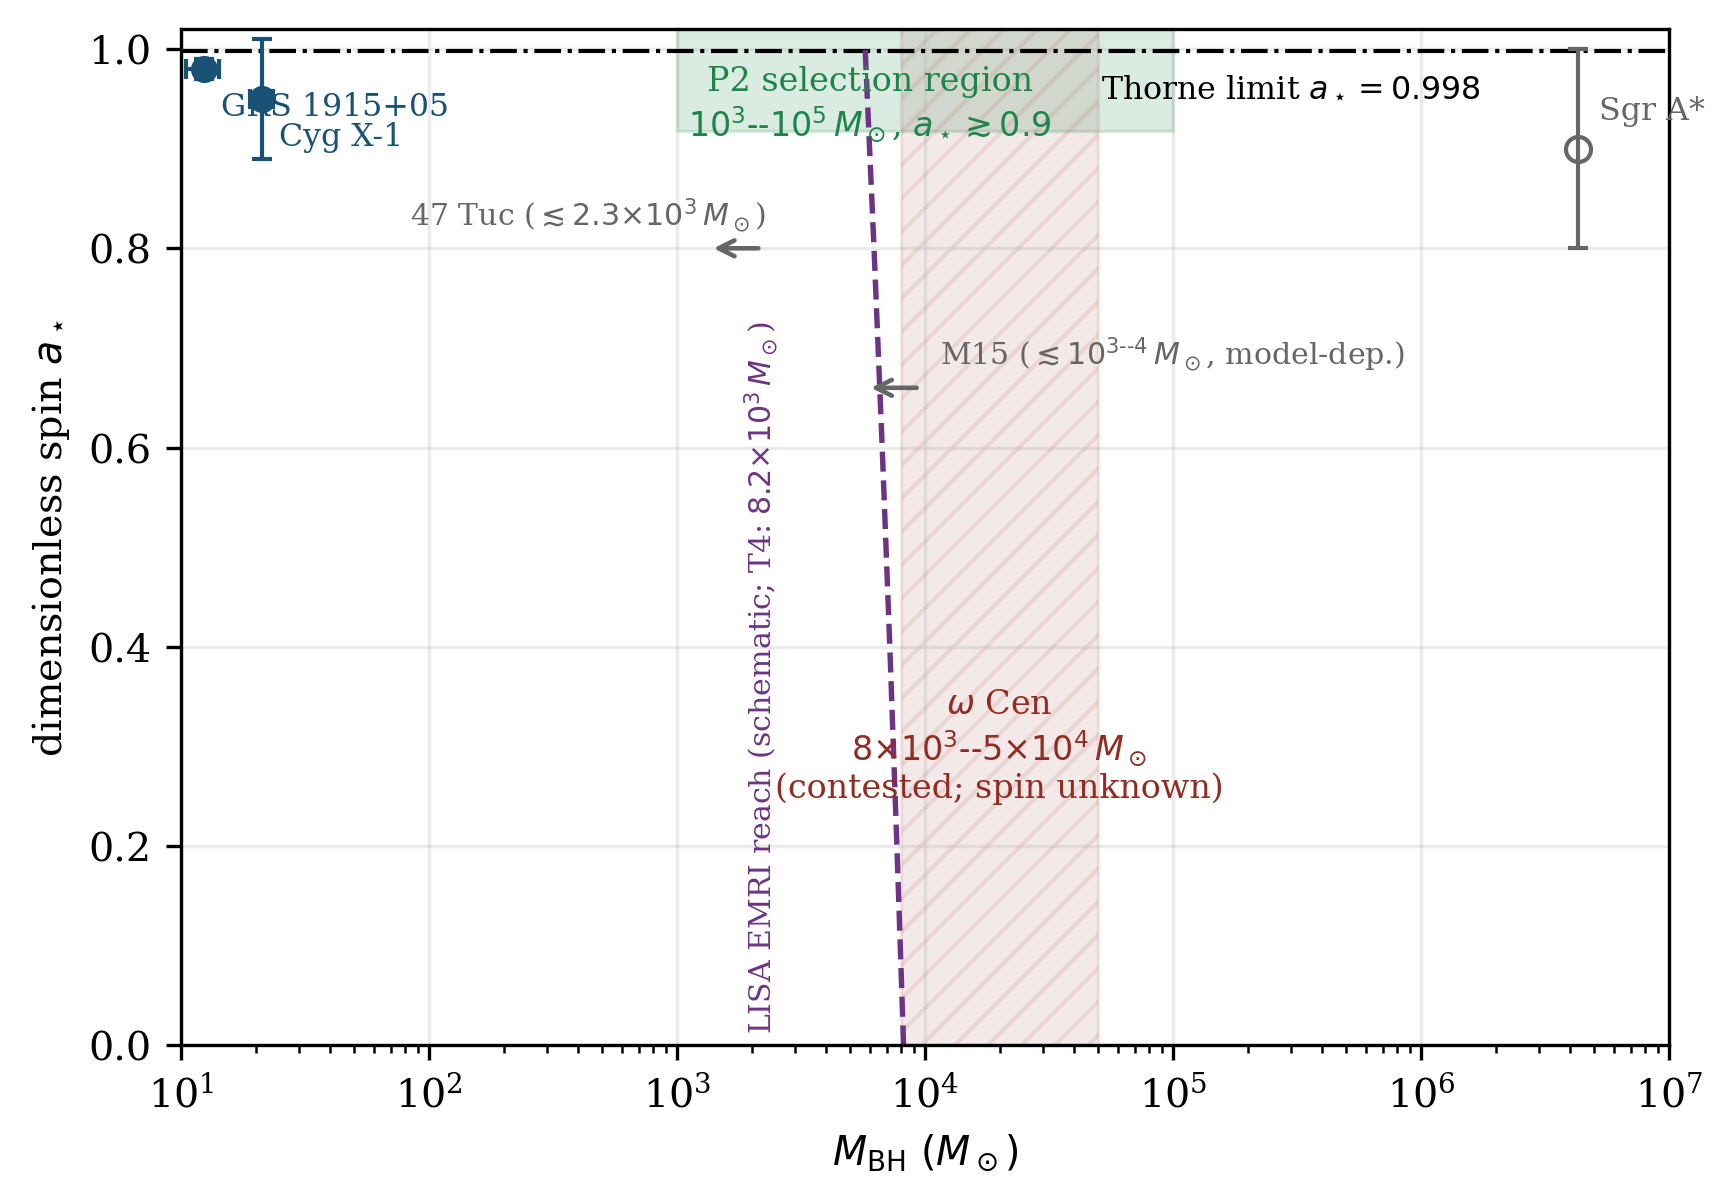

Recreate this plot in Python.
"""Figure: mass-spin plane for Paper A (mth-paper.tex, Fig.~\ref{fig:massspin}).

Black-hole mass (log axis, 10-10^7 Msun) against dimensionless spin, showing:

  * stellar-mass holes with continuum-fitting spin measurements (blue, the
    series' compact-object colour), representative values as compiled in
    Reynolds 2021 (cited in the paper's Section 7):
      Cyg X-1      M = 21.2 +- 2.2 Msun,  a* = 0.95 +- 0.06
      GRS 1915+05  M = 12.4 +- 1.9 Msun,  a* = 0.98 +- 0.01
      LMC X-3      M = 7.0  +- 0.6 Msun,  a* = 0.84 +- 0.12
  * the omega Cen contested band, 8e3-5e4 Msun (Table 3 / Section 9 text),
    spin unknown (red hatch, the series' extended/contested colour);
  * IMBH candidates with mass upper limits only, spin unconstrained:
    47 Tuc <~2.3e3 Msun (Kiziltan+ 2017; not required by Mann+ 2019) and
    M15 <~1e3-1e4 Msun model-dependent (Greene 2020) - grey left-arrows;
  * Sgr A*, 4.3e6 Msun, spin inferred high (grey open symbol);
  * the P2 selection region, 1e3-1e5 Msun at a* > 0.9 (green, the series'
    safe/selected colour; Section 3.1 criteria 1-2);
  * the Thorne 1974 spin-equilibrium limit a* = 0.998;
  * a schematic LISA EMRI mass-reach curve at 5.49 kpc, anchored at the T4
    threshold (a clean chirp measures M down to 8.2e3 Msun; Table 4), drawn
    slightly deeper at high spin where the inspiral spends more cycles in
    band.  Schematic: the paper quotes the threshold, not a curve.

Run:  python fA_massspin.py
Writes fA_massspin.pdf / .png / .json next to this script.
"""

from __future__ import annotations

import json
import os

import matplotlib
matplotlib.use("Agg")
import matplotlib.pyplot as plt          # noqa: E402

HERE = os.path.dirname(os.path.abspath(__file__))

# Series colours: blue = compact, red = extended/contested, green = selected.
BLUE, RED, GREEN = "#1a5276", "#922b21", "#1e8449"
GREY = "#666666"
PURPLE = "#6c3483"

plt.rcParams.update({
    "figure.figsize": (6.4, 4.4),
    "font.size": 9.5,
    "font.family": "serif",
    "axes.grid": True,
    "grid.alpha": 0.25,
    "savefig.dpi": 300,
    "savefig.bbox": "tight",
})

# Representative continuum-fitting values (compilation: Reynolds 2021).
STELLAR = {
    "Cyg X-1":     (21.2, 2.2, 0.95, 0.06),
    "GRS 1915+05": (12.4, 1.9, 0.98, 0.01),
    "LMC X-3":     (7.0, 0.6, 0.84, 0.12),
}

fig, ax = plt.subplots()

# P2 selection region: 1e3-1e5 Msun at a* > 0.9.
ax.axvspan(1e3, 1e5, ymin=0.90, ymax=1.0, facecolor=GREEN, alpha=0.16,
           edgecolor=GREEN, linewidth=0.8, zorder=0)
ax.text(6e3, 0.945, "P2 selection region\n$10^{3}$--$10^{5}\\,M_\\odot$, $a_\\star \\gtrsim 0.9$",
        ha="center", va="center", fontsize=8, color=GREEN, zorder=3)

# Thorne limit.
ax.axhline(0.998, color="k", lw=1.0, ls="-.", zorder=2)
ax.text(3e5, 0.978, "Thorne limit $a_\\star = 0.998$", fontsize=7.6,
        ha="center", va="top", color="k")

# Stellar-mass holes with measured spins.
for name, (m, me, s, se) in STELLAR.items():
    ax.errorbar(m, s, xerr=me, yerr=se, fmt="o", color=BLUE,
                markersize=5.5, capsize=2.5, elinewidth=1.0, zorder=4)
    ax.annotate(name, (m, s), xytext=(4, -11), textcoords="offset points",
                fontsize=7.6, color=BLUE)

# omega Cen contested band, spin unknown.
ax.axvspan(8e3, 5e4, facecolor=RED, alpha=0.10, hatch="///", edgecolor=RED,
           linewidth=0.8, zorder=1)
ax.text(2.0e4, 0.30, "$\\omega$ Cen\n$8{\\times}10^{3}$--$5{\\times}10^{4}\\,M_\\odot$\n(contested; spin unknown)",
        ha="center", va="center", fontsize=8, color=RED, zorder=3)

# IMBH candidates with mass upper limits only, spin unconstrained:
# left-pointing arrows at a representative height.
ax.annotate("", xy=(1.3e3, 0.80), xytext=(2.3e3, 0.80),
            arrowprops=dict(arrowstyle="->", color=GREY, lw=1.1))
ax.text(2.3e3, 0.815, "47 Tuc ($\\lesssim 2.3{\\times}10^{3}\\,M_\\odot$)",
        fontsize=7.2, color=GREY, ha="right", va="bottom")
ax.annotate("", xy=(5.6e3, 0.66), xytext=(1.0e4, 0.66),
            arrowprops=dict(arrowstyle="->", color=GREY, lw=1.1))
ax.text(1.15e4, 0.675, "M15 ($\\lesssim 10^{3\\text{--}4}\\,M_\\odot$, model-dep.)",
        fontsize=7.2, color=GREY, ha="left", va="bottom")

# Sgr A*.
ax.errorbar(4.3e6, 0.90, yerr=0.10, fmt="o", color=GREY, markersize=6,
            mfc="none", capsize=2.5, elinewidth=1.0, zorder=4)
ax.annotate("Sgr A*", (4.3e6, 0.90), xytext=(5, 7), textcoords="offset points",
            fontsize=7.6, color=GREY)

# Schematic LISA EMRI mass reach at 5.49 kpc, anchored at the T4 threshold:
# minimum detectable mass (x) as a function of spin (y).
spins = [0.0, 0.2, 0.4, 0.6, 0.8, 1.0]
reach = [8.2e3 * (0.70 + 0.30 * (1.0 - s)) for s in spins]
ax.plot(reach, spins, ls="--", lw=1.3, color=PURPLE, zorder=2)
ax.text(2.6e3, 0.37, "LISA EMRI reach (schematic; T4: $8.2{\\times}10^{3}\\,M_\\odot$)",
        rotation=90, fontsize=7.2, color=PURPLE, ha="right", va="center",
        zorder=3)

ax.set_xscale("log")
ax.set_xlim(10, 1e7)
ax.set_ylim(0, 1.02)
ax.set_xlabel(r"$M_{\rm BH}\ (M_\odot)$")
ax.set_ylabel(r"dimensionless spin $a_\star$")

fig.savefig(os.path.join(HERE, "fA_massspin.pdf"))
fig.savefig(os.path.join(HERE, "fA_massspin.png"))

record = {
    "stellar_mass_bh": {k: {"M_msun": v[0], "M_err": v[1], "a_star": v[2],
                            "a_err": v[3]} for k, v in STELLAR.items()},
    "omega_cen_band_msun": [8e3, 5e4],
    "omega_cen_source": "Section 9 / Table 3 of mth-paper.tex (contested range)",
    "selection_region": {"M_msun": [1e3, 1e5], "a_star_min": 0.9},
    "thorne_limit": 0.998,
    "sgr_a_star": {"M_msun": 4.3e6, "a_star": 0.90, "a_err": 0.10},
    "imbh_upper_limits": {"47Tuc_msun": 2.3e3, "M15_msun": "1e3-1e4 model-dependent"},
    "lisa_curve": "schematic, anchored at T4 threshold 8.2e3 Msun (Table 4)",
    "spin_sources": "stellar spins: continuum fitting, compiled in Reynolds 2021",
}
with open(os.path.join(HERE, "fA_massspin.json"), "w", encoding="utf-8") as fh:
    json.dump(record, fh, indent=2)
print("wrote fA_massspin.pdf / .png / .json")
